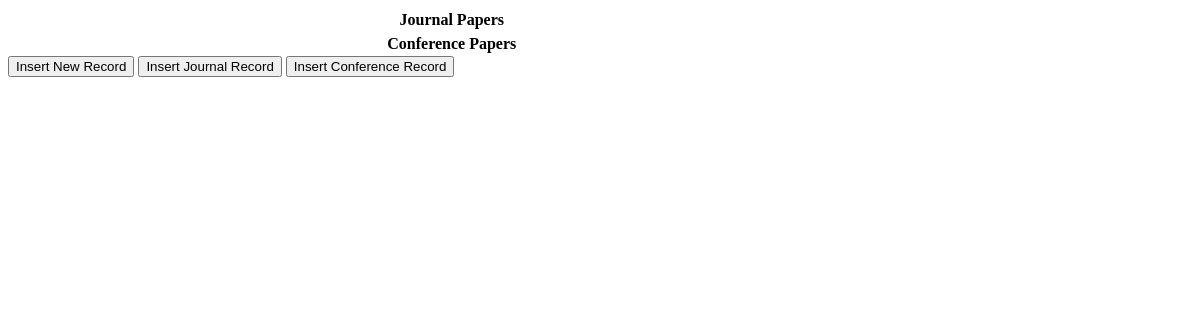
Page /edit.php (signed in) on the earlier database version.
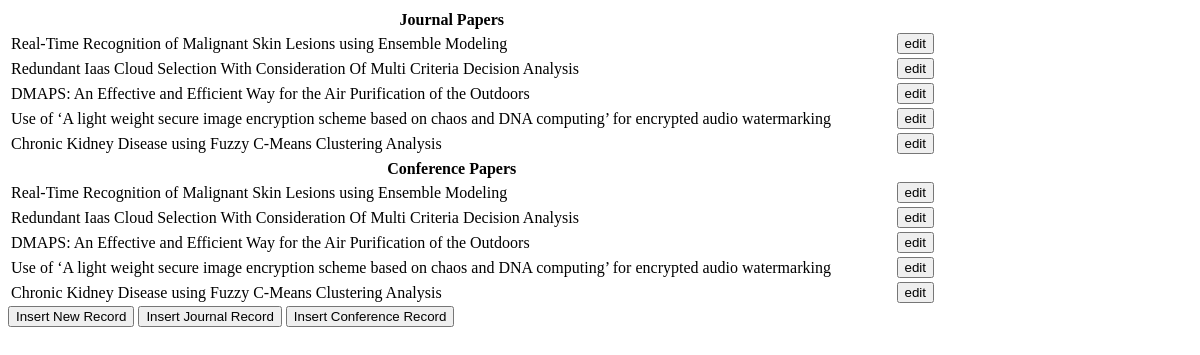
Same page on the later database version.
### tables this page shows
CREATE TABLE `journal` (
  `sap_id` int(11) DEFAULT NULL,
  `title` varchar(181) DEFAULT NULL,
  `authors` varchar(319) DEFAULT NULL,
  `department` varchar(14) DEFAULT NULL,
  `affiliation` varchar(13) DEFAULT NULL,
  `journal_name` varchar(112) DEFAULT NULL,
  `publisher` varchar(16) DEFAULT NULL,
  `issn` varchar(36) DEFAULT NULL,
  `indexed` varchar(6) DEFAULT NULL,
  `volume` int(11) DEFAULT NULL,
  `issue` int(11) DEFAULT NULL,
  `page_no` varchar(102) DEFAULT NULL,
  `month` varchar(9) DEFAULT NULL,
  `year` int(11) DEFAULT NULL,
  `url` varchar(223) DEFAULT NULL,
  `doi` varchar(77) DEFAULT NULL,
  `impact` decimal(4,3) DEFAULT NULL,
  `upload` varchar(192) DEFAULT NULL,
  `status` int(11) DEFAULT NULL,
  `remarks` varchar(9) DEFAULT NULL
);

### edit.php (the view, shortened to what this page needs)
<!DOCTYPE html>
<html>
	<head>
	</head>
	<body>
		<?php
			require('connection.php');
			$sap_id = $_SESSION['sapid'];
			$query = "SELECT title FROM journal WHERE sap_id = $sap_id AND remarks=\"Pending\"";
			$result = mysqli_query($db,$query);
		?>
		<table width = "100%">
			<tr>
				<th width = "75%">Journal Papers</th>
				<th width = "25%" align = "left"></th>
			</tr>
			<?php
				while($rows = mysqli_fetch_assoc($result))
				{
					 echo "<tr>";
						echo "<td>".$rows["title"]."</td>";
						$title = urlencode($rows["title"]);
					    echo "<td><input size=\"16\" type=\"button\" value = \"edit\" onclick=\"load_journal_form('$title')\">";
					echo "</tr>";
				}
				$query1 = "SELECT title FROM journal WHERE sap_id = $sap_id AND remarks=\"Pending\"";
				$result1 = mysqli_query($db,$query1);
			?>
		</table>
		<table width = "100%">
			<tr>
				<th width = "75%">Conference Papers</th>
				<th width = "25%" align = "left"></th>
			</tr>
			<?php
				while($rows = mysqli_fetch_assoc($result1))
				{
					 echo "<tr>";
						echo "<td>".$rows["title"]."</td>";
						$title = urlencode($rows["title"]);
					    echo "<td><input size=\"16\" type=\"button\" value = \"edit\" onclick=\"load_conference_form('$title')\">";
					echo "</tr>";
				}
			?>
		</table>
		<input size="16" type="button" value="Insert New Record" onclick="load_blank_form('form.php')" name='insert'>
		<input size="16" type="button" value="Insert Journal Record" onclick="load_blank_form('./form/journal.php')" name="journal">
		<input size="16" type="button" value="Insert Conference Record" onclick="load_blank_form('./form/conference.php')" name="conference">
	</body>
</html>

Differences in the rows shown:
added journal: title "Real-Time Recognition of Malignant Skin Lesions using Ensemble Modeling"
added journal: title "Redundant Iaas Cloud Selection With Consideration Of Multi Criteria Decision Analysis"
added journal: title "DMAPS: An Effective and Efficient Way for the Air Purification of the Outdoors"
added journal: title "Use of ‘A light weight secure image encryption scheme based on chaos and DNA computing’ for encrypted audio watermarking"
added journal: title "Chronic Kidney Disease using Fuzzy C-Means Clustering Analysis"
